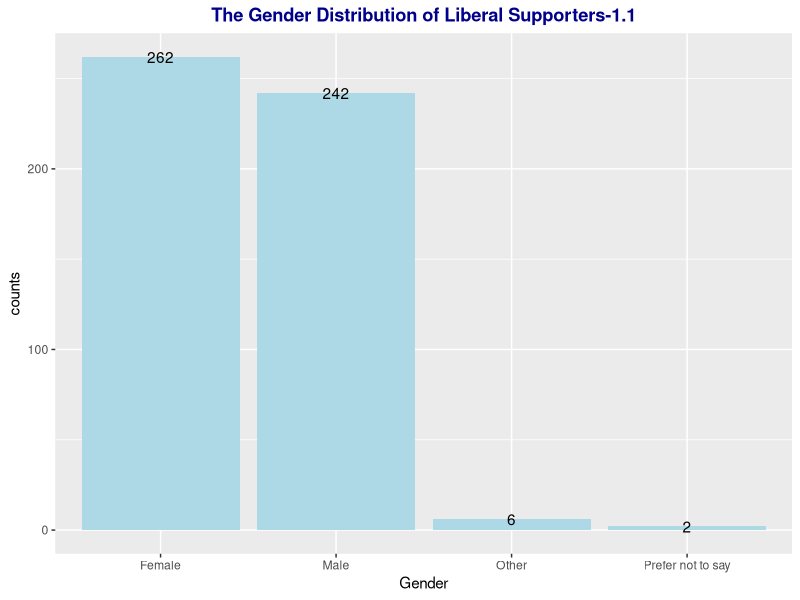
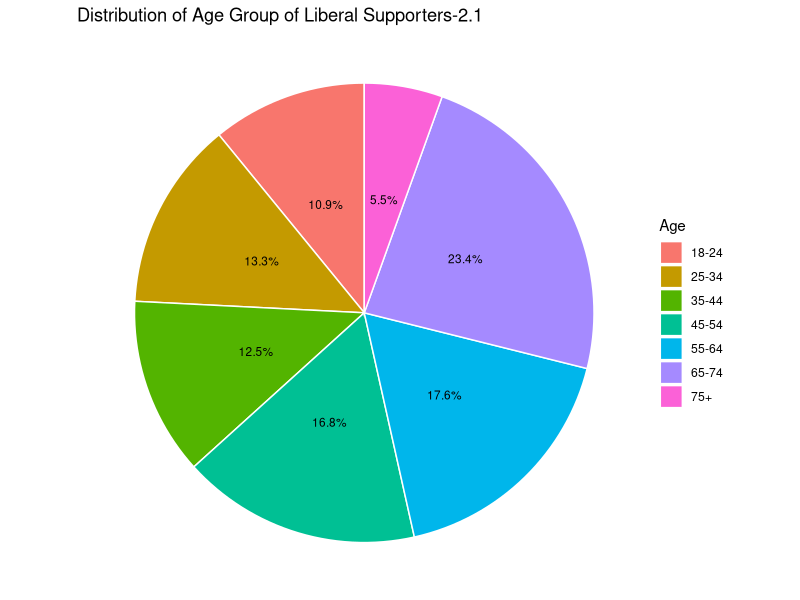
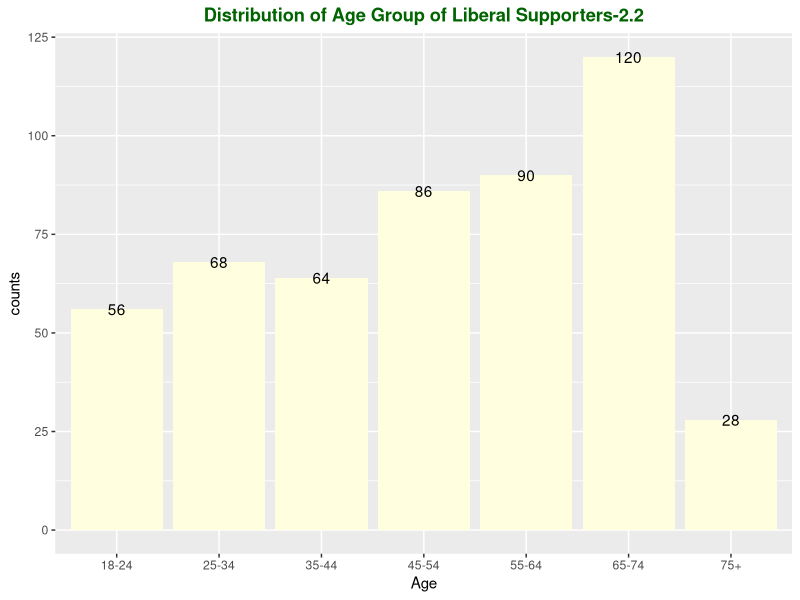
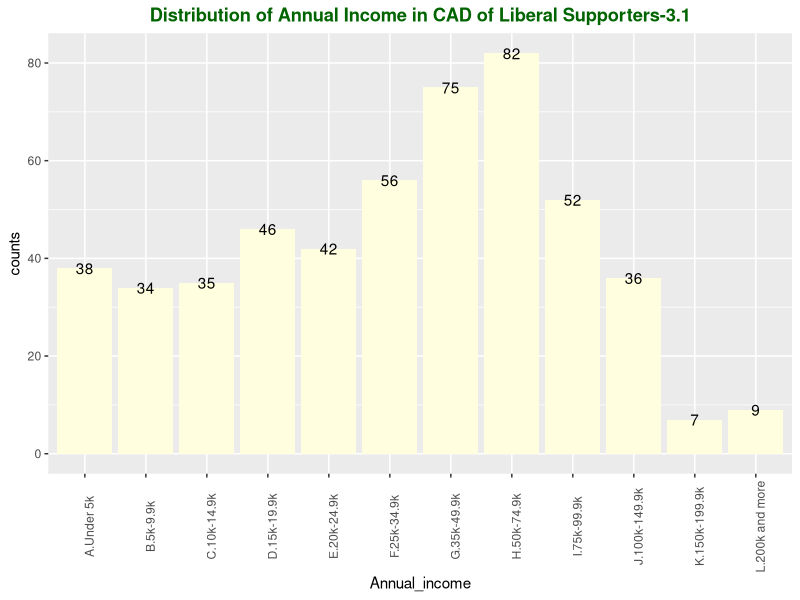
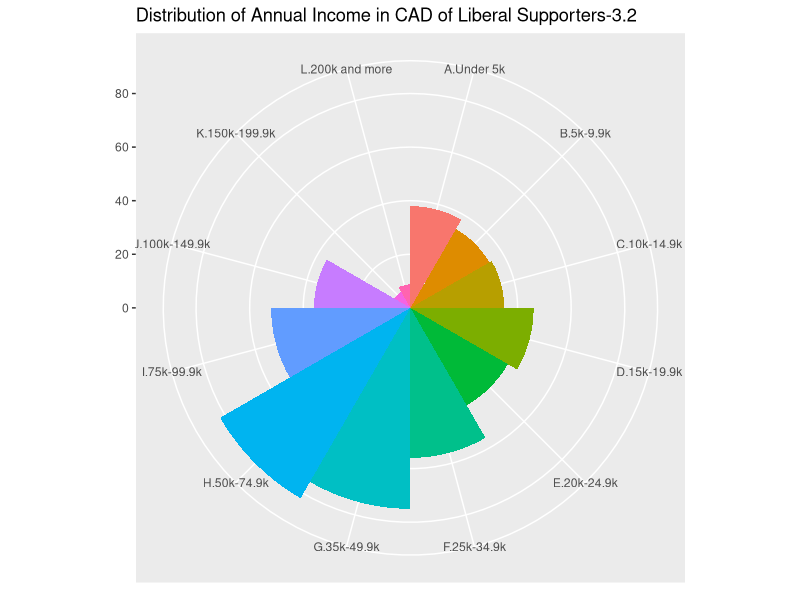
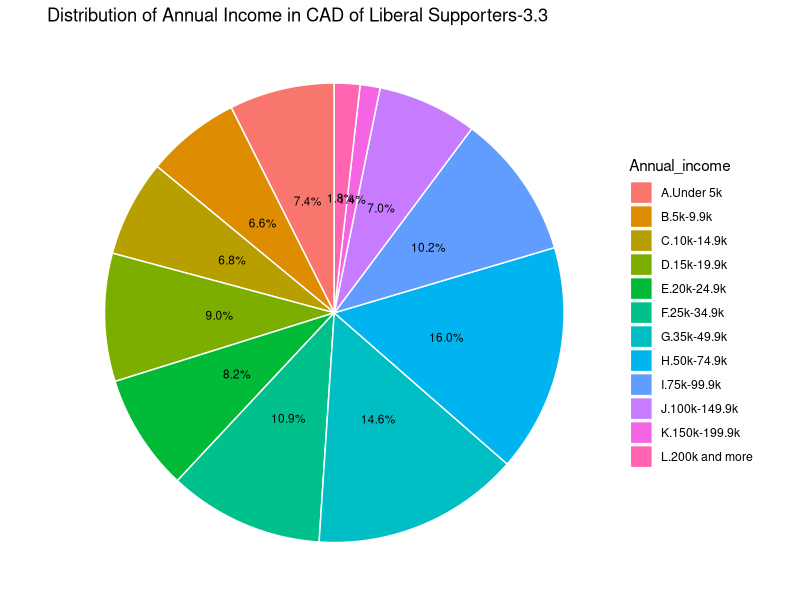
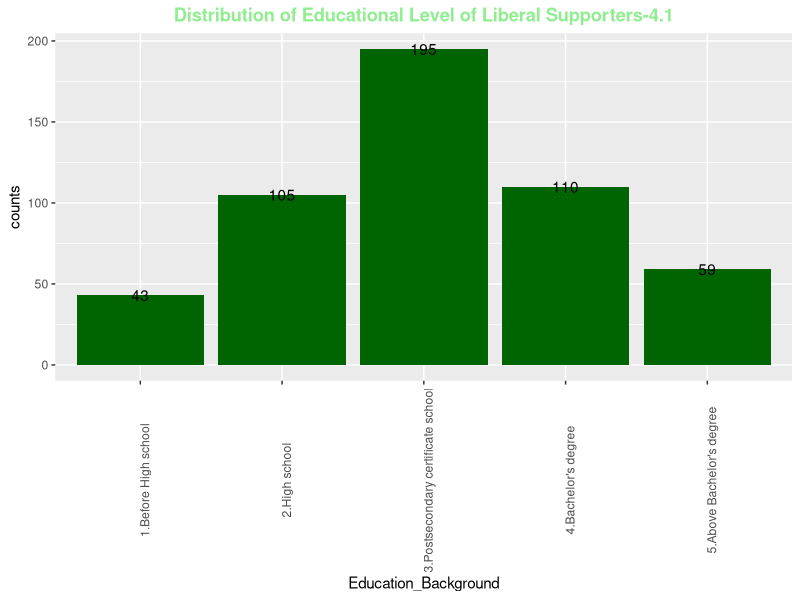
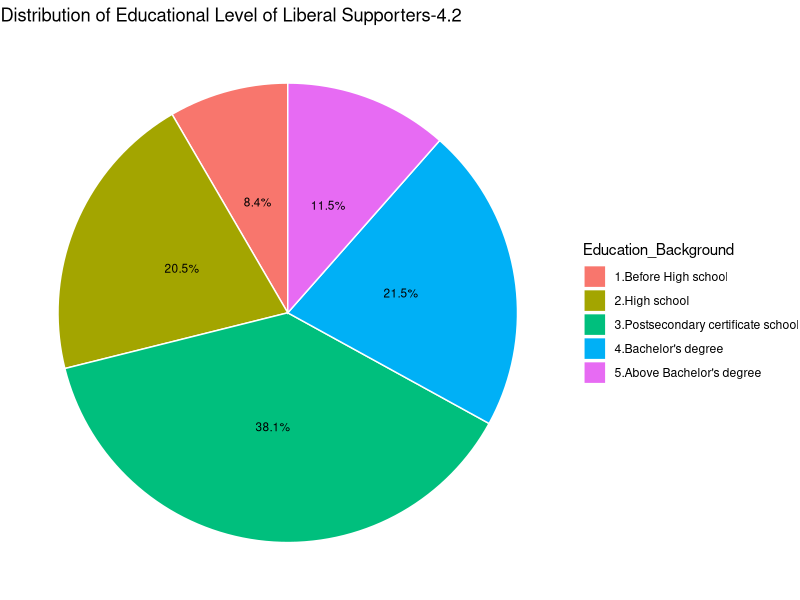

Recreate these plots in R, in order.
## ---- chunk 1
knitr::opts_chunk$set(echo = TRUE)
library(tidyverse)
set.seed(4736)
#Total 2000 surveys
total<-2000
#Expect for 80% completion.
expect<-total*0.8
#step1. Set all survey choices.
#The proportion of voting each Parties.
liberal<-expect*0.32
conservative <-expect*0.34
bloc <- expect*0.09
NDP <- expect*0.07
Green <-expect*0.008
others <- expect-liberal-conservative-bloc-NDP-Green
party <- c("Liberal", "Conservative",  "Bloc Québécois","New Democratic Party","Green Party of Canada","Others")
gender <- c("Male", "Female", "Other", "Prefer not to say")
age_group<-c("18-24", "25-34", "35-44", "45-54","55-64","65-74","75+")
annual_income <-c("A.Under 5k","B.5k-9.9k","C.10k-14.9k","D.15k-19.9k","E.20k-24.9k","F.25k-34.9k","G.35k-49.9k","H.50k-74.9k","I.75k-99.9k","J.100k-149.9k","K.150k-199.9k","L.200k and more")
edu_background <-c("1.Before High school","2.High school","3.Postsecondary certificate school","4.Bachelor's degree","5.Above Bachelor's degree","Others")
Immigrantion_status <-c("Yes","No")
primary_language <- c("English","French","Others")

#step2.Set the probability of each choise.
#The proportion of each gender vote for Libearls.
gender.liberal<-sample(gender,liberal,replace = TRUE,prob = c(0.48,0.51,0.008,0.002))
#The proportion of each age group vote for Libearls.
age.liberal<-sample(age_group,liberal,replace=TRUE,prob=c(0.0933,0.1448,0.1562,0.1639,0.1815,0.2092,0.0512))
#The proportion of each income group vote for Libearls.
income.liberal <- sample(annual_income,liberal,replace = TRUE,prob = c(0.061,0.053,0.075,0.079,0.086,0.125,0.163,0.172,0.09,0.063,0.016,0.017))
#The proportion of people with different educational level vote for Libearls.
edu.liberal <- sample(edu_background,liberal,replace = TRUE,prob = c(0.1090,0.1993,0.3555,0.2192,0.1169,0.0001))
#The proportion of locals and immigrants vote for Libearls.
immigrantion.liberal <- sample(Immigrantion_status,liberal,replace = TRUE,prob = c(0.22,0.78))
#The proportion of each language group vote for Libearls.
language.liberal <- sample(primary_language,liberal,replace = TRUE,prob = c(0.682,0.04,0.279))
#Then generate dataframe from all six vectors.
riding_data<-data.frame(Gender=gender.liberal,
                        Party = "Liberal",
                        Annual_income = income.liberal,
                        Education_Background = edu.liberal,
                        Immigration = immigrantion.liberal,
                        Mother_language = language.liberal,
                        Age=age.liberal)
## ---- chunk 2
#Re-group the dataset by Gender.
sex <- riding_data %>%
  group_by(`Gender`) %>%
  summarise(counts = n())
#Creat bar chart about gender.
sex1 <- ggplot(sex,aes(x=Gender,y=counts)) +
  geom_bar(fill=("light blue"),stat = 'identity') +
  geom_text(aes(label=counts)) +
  theme(axis.text.x = element_text(angle=0),
        plot.title=element_text(colour='Dark blue', hjust=0.5,face='bold'))+
  labs(title = "The Gender Distribution of Liberal Supporters-1.1")
sex1

## ---- chunk 3
#calculate the proportion of each age group.
age <- riding_data %>%
  group_by(`Age`) %>%
  summarise(counts = n())
Prop_age <- age %>%
  mutate(prop = round(counts*100/sum(counts), 1))
#Set the position of label on chart.
cumulative = cumsum(Prop_age$counts)
midpoint = cumulative - Prop_age$counts / 2
#Drawing pie chart according age proportion.
ggplot(Prop_age, aes(x = "", y = prop, fill = `Age`)) +
  geom_bar(width = 1, stat = "identity", color = "white") +
  coord_polar("y", start = 0)+
   labs(title = "Distribution of Age Group of Liberal Supporters-2.1")+
  theme_void()+
  geom_text(stat="identity",aes(label = scales::percent(`prop`/100)), size=3, position=position_stack(vjust = 0.5))
#Drawing the distribution of age group by bar chart.
age1 <- ggplot(age,aes(x=Age,y=counts)) +
  geom_bar(fill=("light yellow"),stat = 'identity') +
  geom_text(aes(label=counts)) +
  theme(axis.text.x = element_text(angle=0),
        plot.title=element_text(colour='Dark green', hjust=0.5,face='bold'))+
  labs(title = "Distribution of Age Group of Liberal Supporters-2.2")
age1
## ---- chunk 4
#Set new dataset for annual income.
income <- riding_data %>%
  group_by(`Annual_income`) %>%
  summarise(counts = n())
#Creat the new bar chart to show the distribution of income.
income1 <- ggplot(income,aes(x=Annual_income,y=counts)) +
  geom_bar(fill=("light yellow"),stat = 'identity') +
  geom_text(aes(label=counts)) +
  theme(axis.text.x = element_text(angle=90),
        plot.title=element_text(colour='Dark green', hjust=0.5,face='bold'))+
  labs(title = "Distribution of Annual Income in CAD of Liberal Supporters-3.1")
income1
#Calculate the proportion of each income group.
Prop_income <- income %>%
  mutate(prop = round(counts*100/sum(counts), 1))
#Set the position of label on pie chart.
cumulative = cumsum(Prop_income$counts)
midpoint = cumulative - Prop_income$counts / 2
#Darwing the radar chart for income groups.
ggplot(data = riding_data) +

  geom_bar(

    mapping = aes(x = Annual_income, fill = Annual_income),

    show.legend = FALSE,

    width = 1

  ) +

  theme(aspect.ratio = 1) +
  theme(legend.title = element_blank(), legend.position = "top") +
  labs(title = "Distribution of Annual Income in CAD of Liberal Supporters-3.2")+
  labs(x = NULL, y = NULL) +
  coord_polar()
#Show the proportion that calculated by pie chart.
ggplot(Prop_income, aes(x = "", y = prop, fill = `Annual_income`)) +
  geom_bar(width = 1, stat = "identity", color = "white") +
  coord_polar("y", start = 0)+
   labs(title = "Distribution of Annual Income in CAD of Liberal Supporters-3.3")+
  theme_void()+
  geom_text(stat="identity",aes(label = scales::percent(`prop`/100)), size=3, position=position_stack(vjust = 0.5))
## ---- chunk 5
#Creat a new dataset according to the Education_Background.
edu <- riding_data %>%
  group_by(`Education_Background`) %>%
  summarise(counts = n())
#Drawing bar chart for the new dataset.
edu1 <- ggplot(edu,aes(x=Education_Background,y=counts)) +
  geom_bar(fill=("Dark Green"),stat = 'identity') +
  geom_text(aes(label=counts)) +
  theme(axis.text.x = element_text(angle=90),
        plot.title=element_text(colour='light green', hjust=0.5,face='bold'))+
  labs(title = "Distribution of Educational Level of Liberal Supporters-4.1")
edu1

#Calculate the proportion of each level of education.
Prop_edu <- edu %>%
  mutate(prop = round(counts*100/sum(counts), 1))
cumulative = cumsum(Prop_edu$counts)
midpoint = cumulative - Prop_edu$counts / 2
#Drawing the pie chart for each educational level.
ggplot(Prop_edu, aes(x = "", y = prop, fill = `Education_Background`)) +
  geom_bar(width = 1, stat = "identity", color = "white") +
  coord_polar("y", start = 0)+
   labs(title = "Distribution of Educational Level of Liberal Supporters-4.2")+
  theme_void()+
  geom_text(stat="identity",aes(label = scales::percent(`prop`/100)), size=3, position=position_stack(vjust = 0.5))
## ---- chunk 6
#Creat a new dataset according to the immigration status.
immigration <- riding_data %>%
  group_by(`Immigration`) %>%
  summarise(counts = n())
#Calculate the proportion of immigrants and local citizens.
Prop_immigration <- immigration %>%
  mutate(prop = round(counts*100/sum(counts), 1))
#Set the postion of label on pie chart.
cumulative = cumsum(Prop_immigration$counts)
midpoint = cumulative - Prop_immigration$counts / 2
#Creat the pie chart about immigration status.
ggplot(Prop_immigration, aes(x = "", y = prop, fill = `Immigration`)) +
  geom_bar(width = 1, stat = "identity", color = "white") +
  coord_polar("y", start = 0)+
   labs(title = "Distribution of Immigration Status of Liberal Supporters-5.1")+
  theme_void()+
  geom_text(stat="identity",aes(label = scales::percent(`prop`/100)), size=3, position=position_stack(vjust = 0.5))
## ---- chunk 7
#Creat a new dataset according to the primary language.
language <- riding_data %>%
  group_by(`Mother_language`) %>%
  summarise(counts = n())
#Drawing bar chart to show the distribution of using language.
language1 <- ggplot(language,aes(x=Mother_language,y=counts)) +
  geom_bar(fill=("Orange"),stat = 'identity') +
  geom_text(aes(label=counts)) +
  theme(axis.text.x = element_text(angle=0),
        plot.title=element_text(colour=' red', hjust=0.5,face='bold'))+
  labs(title = "Distribution of Primary Language of Liberal Supporters-6.1")
language1
